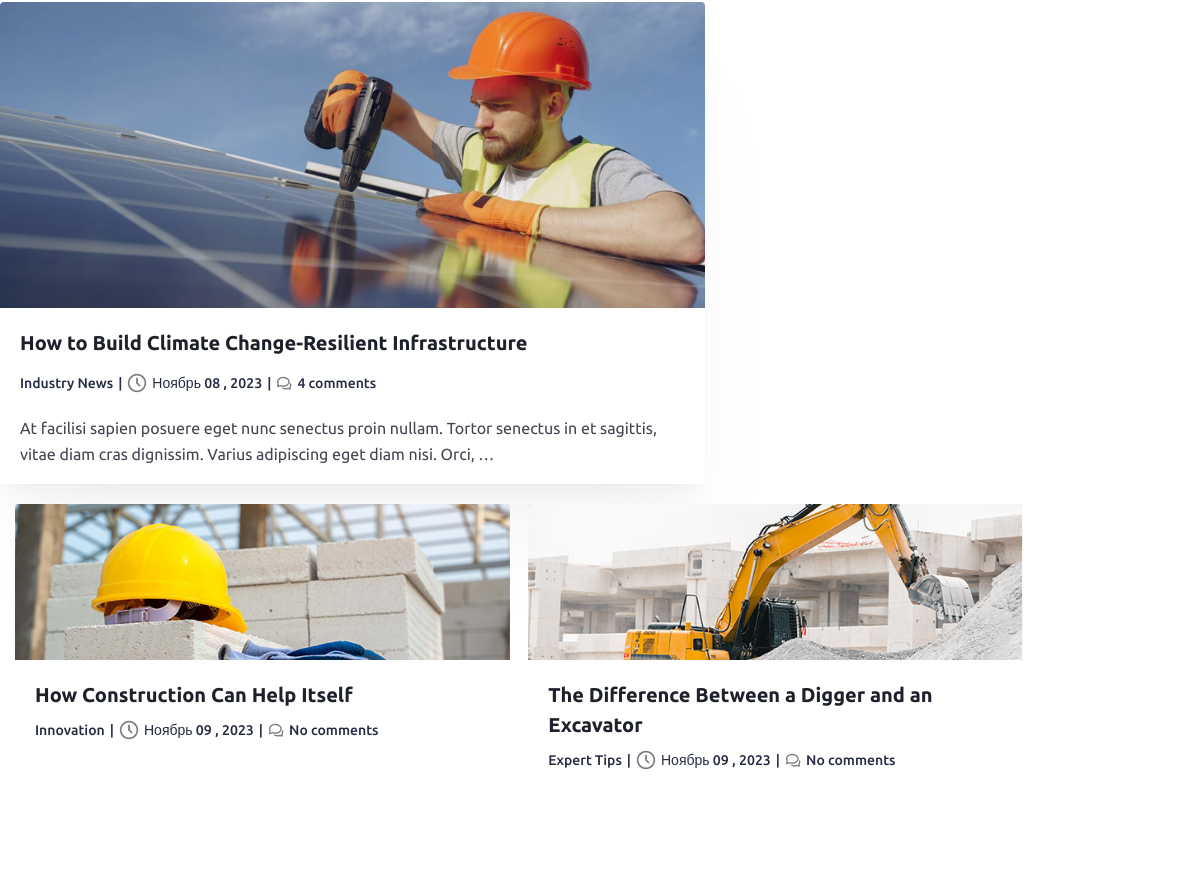
/ (middle part), run on an earlier commit of the app's database.
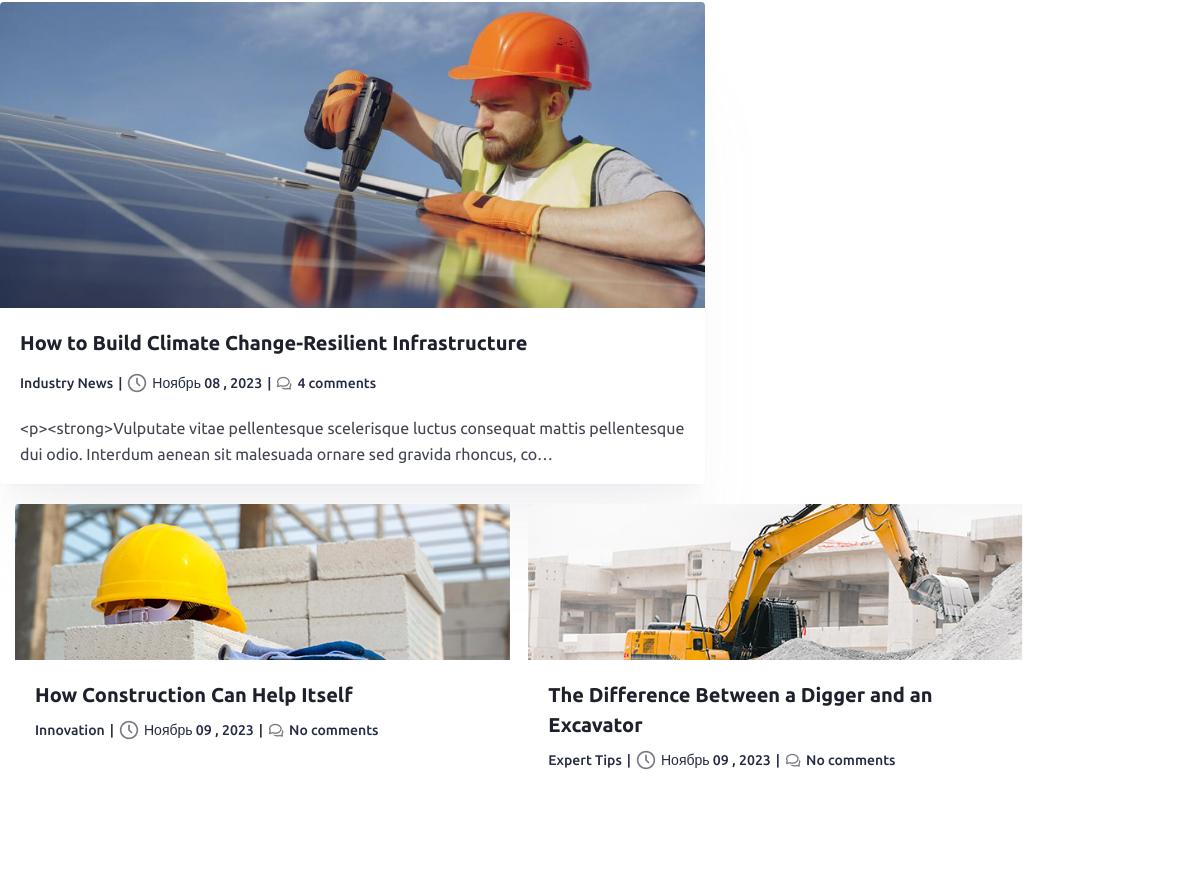
And on a later commit of the database.
### news/models.py (models this page shows, shortened)
class NewsModel(models.Model):
    title = models.CharField(max_length=200, verbose_name='Заголовок')
    img = models.ImageField(upload_to='news/%Y/%m/%d/', verbose_name='Главное фото')
    slug = models.SlugField(max_length=200, unique=True, db_index=True, verbose_name='URL-новости')
    content = models.TextField(verbose_name='Контент')
    date_publish = models.DateField(auto_now_add=True, verbose_name='Дата публикации')
    categoryID = models.ForeignKey(CategoryNews,on_delete=models.CASCADE, verbose_name='Тема новости')
    is_published = models.BooleanField(default=True, verbose_name='Публикация')
    def get_absolute_url(self):#Ссылка на url по слагу
        return reverse('newsDetail', kwargs={'slug':self.slug})
    def get_comment_count(self):
        len = self.newscommentsmodefl_set.filter(news__id=self.pk)
        counter = len.count()
        return counter
    class Meta:
        verbose_name = "Новость"
        verbose_name_plural = "Новости"

class CategoryNews(models.Model):
    name = models.CharField(max_length=50, verbose_name='Название категории')
    slug = models.SlugField(max_length=50, unique=True, db_index=True, verbose_name='URL-категории')
    def __str__(self):
        return f'{self.name}'
    class Meta:
        verbose_name = "Категория новостей"
        verbose_name_plural = "Категории новостей"

### createx/views.py (the view)
# urls.py: path('', Homepage.as_view(), name="home"),#Главная страница сайта
class Homepage(FormsMixin, TemplateView):
    template_name = 'createx/homepage.html'
    def get_context_data(self, *, object_list=None, **kwargs):
        context = super().get_context_data(**kwargs)
        c_def = self.get_user_context()
        context['title'] ='Createx'
        context['UserSubscribeForm'] = UserSubscribeForm
        context['DiscussForUserForm'] = DiscussForUserForm
        context['AskFromUserForm'] = AskFromUserForm
        context['services'] = OurServices.objects.filter(is_active=True)
        context['partners'] = OurPartners.objects.all()
        context['news'] = NewsModel.objects.all().select_related('categoryID')[0:3]
        context['sliderForm'] = OurWork.objects.all().select_related('objectID').reverse()[1:7]
        context['slider_name'] = 'Browse our selected projects and learn more about our work'
        context = dict(list(context.items()) + list(c_def.items()))
        return context

### createx/templatetags/createx_tag.py (called while the page is built)
@register.inclusion_tag('createx/tags/mainSliderBlock.html')
def get_main_slider():
    slider = MainSliderModel.objects.all()
    return {"slider": slider}

@register.inclusion_tag('createx/tags/OurCoreValues.html')
def getOurCoreValues():
    ocv = OurCoreValues.objects.all()
    return {"ocv": ocv}

@register.inclusion_tag('createx/tags/OurClientsReviews.html')
def getOurClientsReviews():
    sliders = OurClientsReviews.objects.all()
    return {"sliders": sliders}

@register.simple_tag()
def get_soc_links():
    return OurSocLinks.objects.all()

### createx/utils.py (called while the page is built)
    def get_user_context(self,**kwargs):
        context = kwargs
        context['social_links'] = OurSocLinks.objects.all()
        context['AskFromUserForm'] = AskFromUserForm
        context['UserSubscribeForm'] = UserSubscribeForm
        context['DiscussForUserForm'] = DiscussForUserForm
        return context

### services/models.py (called while the page is built)
    def get_absolute_url(self):#Ссылка на url по слагу
        return reverse_lazy('services', kwargs={'slug':self.slug})

### work/models.py (called while the page is built)
    def __str__(self):
        return f'{self.name}'

### createx/templates/createx/homepage.html (shortened to what this page needs)
{% extends "base.html" %}
{% load createx_tag %}
{% load static %}
{% block content %}
<section class="recent_news_main_block">
	<div class="recent_news_block">
		<div class="news_block_column">
			{% for new in news %}
			{% if forloop.first %}
			<div class="news_item_big_float">
				<img src="{{new.img.url}}" alt="{{new.title}}" class="news_item_img ">
				<div class="news_info_block">
					<a href="{{ new.get_absolute_url }}" target="_blank">
						<p class="p_20_w700">{{new.title}}</p>
					</a>
					<p class="apInfoP">
						<span>{{new.categoryID}}</span>|
						<img src="{% static 'img/news/Clock.png' %}" alt="">
						<span>{{new.date_publish|date:"F d , Y"}}</span>|
						<img src="{% static 'img/news/Chat.png' %}" alt="">
						{% if new.get_comment_count == 0 %}
						<span>No comments</span>
						{% else %}
						<span>{{ new.get_comment_count }} comments</span>
						{% endif %}
					<p class="p_16_pd_0">{{new.content|truncatechars:160}}</p>
					</p>
				</div>
			</div>
			{% else %}
			<div class="news_item_smal inlineDiv">
				<img src="{{new.img.url}}" alt="{{new.title}}" class="news_item_img_smal">
				<div class="news_info_block_smal">
					<a href="{{ new.get_absolute_url }}" target="_blank">
						<p class="p_20_w700">{{new.title}}</p>
					</a>
					<p class="apInfoP">
						<span>{{new.categoryID}}</span>|
						<img src="{% static 'img/news/Clock.png' %}" alt="">
						<span>{{new.date_publish|date:"F d , Y"}}</span>|
						<img src="{% static 'img/news/Chat.png' %}" alt="">
						{% if new.get_comment_count == 0 %}
						<span>No comments</span>
						{% else %}
						<span>{{ new.get_comment_count }} comments</span>
						{% endif %}
					</p>
				</div>
			</div>
			{% endif %}
			{% endfor %}
		</div>
		</div>
		<div class="block_links_to_page">
		</div>
	</div>
{% endblock content %}

What changed in the data, as far as the page shows it:
changed NewsModel "How to Build Climate Change-Resilient Infrastructure": content "At facilisi sapien posuere eget nunc senectus proin nullam. Tortor senectus in et sagittis, vitae diam cras dignissim. Varius adipiscing eget diam nisi. Orci, …" → "<p><strong>Vulputate vitae pellentesque scelerisque luctus consequat mattis pellentesque dui odio. Interdum aenean sit malesuada ornare sed gravida rhoncus, co…"
